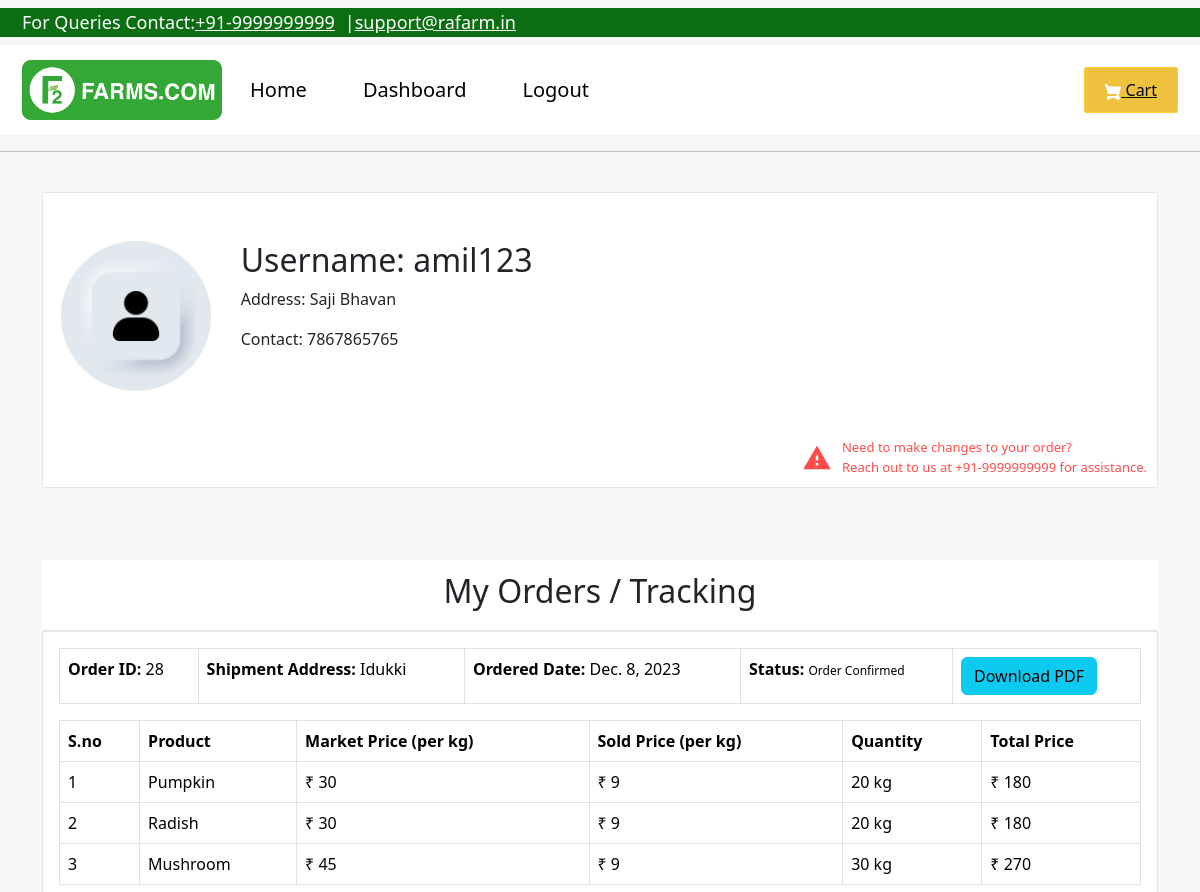
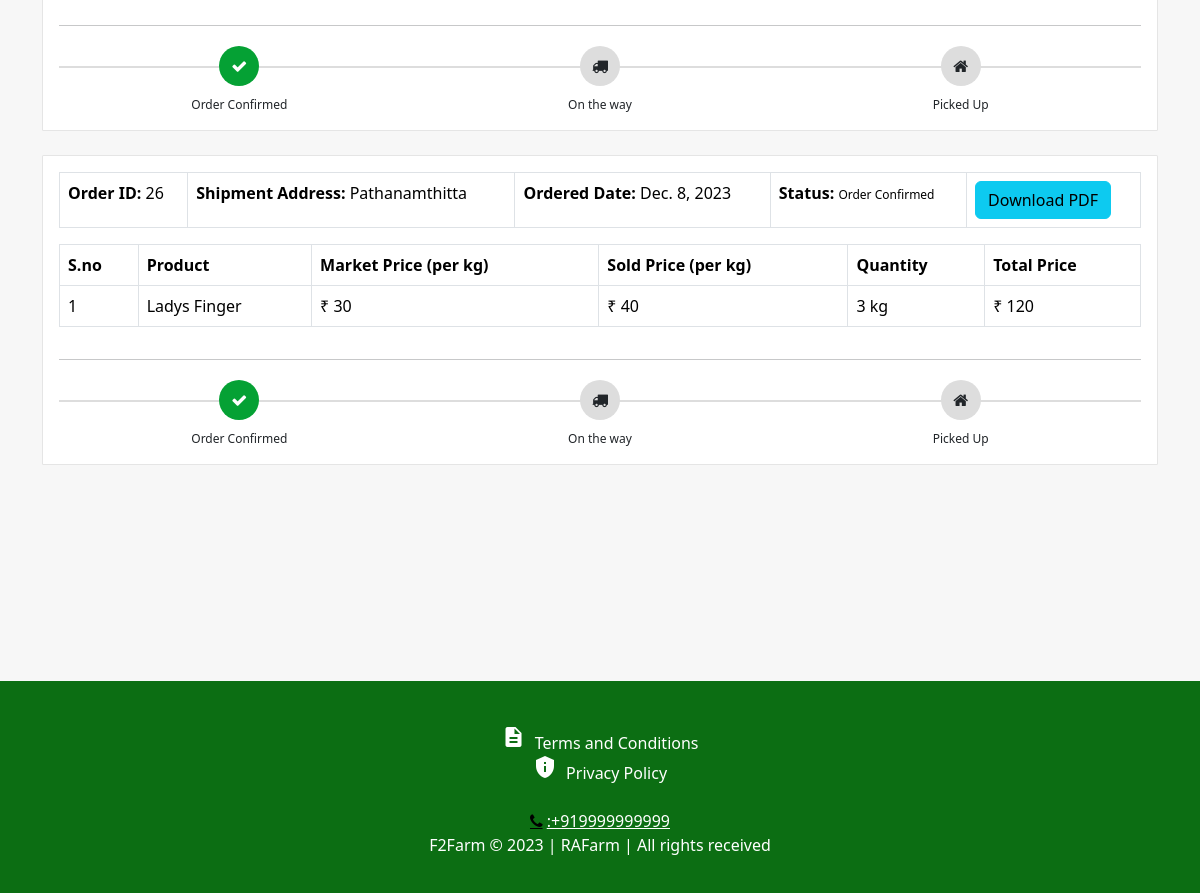
The app's page /seller-order (signed in) with its own data (2 pictures, top to bottom).
### F2FarmApp/models.py (models this page shows, shortened)
class Customer(models.Model):
    USER_TYPE_CHOICES = [
         ('customer', 'Customer'),
        ('seller', 'Seller'),
    ]
    user=models.OneToOneField(User,on_delete=models.CASCADE)
    profile_pic= models.ImageField(upload_to='profile_pic/CustomerProfilePic/',null=True,blank=True)
    address = models.CharField(max_length=40)
    mobile = models.CharField(max_length=20,null=False)
    user_type = models.CharField(max_length=10, choices=USER_TYPE_CHOICES, default='customer')

class SellerOrders(models.Model):
    STATUS =(
        ('Pending','Pending'),
        ('Order Confirmed','Order Confirmed'),
        ('Picked Up','Picked Up'),
    )
    seller=models.ForeignKey('Customer', on_delete=models.CASCADE,null=True)
    product=models.ForeignKey('Product',on_delete=models.CASCADE,null=True)
    email = models.CharField(max_length=50,null=True)
    address = models.CharField(max_length=500,null=True)
    mobile = models.CharField(max_length=20,null=True)
    order_date= models.DateField(auto_now_add=True,null=True)
    status=models.CharField(max_length=50,null=True,choices=STATUS)

class Product(models.Model):
    name=models.CharField(max_length=40)
    product_image= models.ImageField(upload_to='product_image/',null=True,blank=True)
    price = models.PositiveIntegerField()
    quantity = models.PositiveIntegerField(default=20)
    description=models.CharField(max_length=40)

class SellerCartProduct(models.Model):
    cart = models.ForeignKey(sellercart, on_delete=models.CASCADE)
    product = models.ForeignKey(Product, on_delete=models.CASCADE)
    rate = models.PositiveIntegerField()
    quantity = models.PositiveIntegerField()
    subtotal = models.PositiveIntegerField(default=0)
    grade = models.CharField(max_length=500,null=True)

### F2FarmApp/views.py (the view)
# urls.py: path('seller-order', views.seller_order_view,name='seller-order'),
@login_required(login_url='customerlogin')
@user_passes_test(is_seller)
def seller_order_view(request):
    seller = models.Customer.objects.get(user_id=request.user.id)
    orders = models.SellerOrders.objects.filter(seller=seller).order_by('-id')  # Order by id in descending order
    ordered_products = []
    for order in orders:
        cart_products = models.SellerCartProduct.objects.filter(cart=order.cart)
        products = []
        for cart_product in cart_products:
            product_info = {
                'name': cart_product.product.name,
                'description': cart_product.product.description,
                'price': cart_product.product.price,
                'quantity': cart_product.quantity,
                'subtotal': cart_product.subtotal,
                'grade': cart_product.grade,
            }
            products.append(product_info)
        ordered_products.append({
            'order': order,
            'products': products,
        })
    return render(request, 'ecom/seller_order.html', {'data': ordered_products,'customer':seller})

### F2FarmApp/views.py (called while the page is built)
def is_seller(user):
    return user.groups.filter(name='SELLER').exists()

### F2FarmApp/templates/ecom/seller_order.html (shortened to what this page needs)
{% extends 'ecom/seller_base.html' %}
{% load static %} {% block content %}
<br />
<div class="container">
  <article class="card">
    <div class="container profile-container"><br><br>
      <div class="row">
        <div class="col-sm-2 col-md-2">
          <img src="{% static 'images/istockphoto-1316420668-612x612.jpg' %}" alt="profile pic" class="profile-pic img-responsive">
        </div>
        <div class="col-sm-4 col-md-4 profile-details">
          <h2>Username: {{ request.user }}</h2>
          <blockquote>
            <p>Address: {{ customer.address }} </p>
          </blockquote>
          <p>Contact: {{ customer.mobile }}</p>
        </div>
      </div>
    </div>
  <br><br><br><br>
  <div style="position: absolute; bottom: 10px; right: 10px; color: #FF0000B4; font-size: 13px; ">
    <span style="display: flex; align-items: center;font-weight: 500;">
      <i class="material-icons" style="margin-right: 10px; font-size: 30px;">warning</i>
      <span>
        Need to make changes to your order?<br>
        Reach out to us at +91-9999999999 for assistance.<br>
      </span>
    </span>
  </div>
  </article>
  <br><br><br>
  <header class="card-header" style="text-align: center; font-size: 21px">
    <h2>My Orders / Tracking</h2>
  </header>
  {% for order_data in data %}
  <article class="card">
    <div class="card-body">
      <div class="table-responsive">
        <table class="table table-bordered mb-3">
          <tbody>
            <tr>
              <td><strong>Order ID:</strong> {{ order_data.order.id }}</td>
              <td><strong>Shipment Address:</strong> {{ order_data.order.address }}</td>
              <td><strong>Ordered Date:</strong> {{ order_data.order.order_date }}</td>
              <td><strong>Status:</strong>
                {% if order_data.order.status == 'Pending' %}
                  <span class="label label-info" style="font-size: 12px; border-radius: 30px">{{ order_data.order.status }}</span>
                {% elif order_data.order.status == 'Delivered' %}
                  <span class="label label-success" style="font-size: 12px; border-radius: 30px">{{ order_data.order.status }}</span>
                {% elif order_data.order.status == 'Out for Delivery' %}
                  <span class="label label-default" style="font-size: 12px; border-radius: 30px">{{ order_data.order.status }}</span>
                {% else %}
                  <span class="label label-primary" style="font-size: 12px; border-radius: 30px">{{ order_data.order.status }}</span>
                {% endif %}
              </td>
              <td>
                <a class="btn btn-info btn-xs" href="{% url 'seller-pdf' order_id=order_data.order.id %}">
                   Download PDF
                </a>
              </td>
            </tr>
          </tbody>
        </table>
        <table class="table table-bordered">
          <thead>
            <tr>
              <th>S.no</th>
              <th>Product</th>
              <th>Market Price (per kg)</th>
              <th>Sold Price (per kg)</th>
              <th>Quantity</th>
              <th>Total Price</th>
            </tr>
          </thead>
          <tbody>
            {% for product in order_data.products %}
            <tr>
              <td>{{ forloop.counter }}</td>
              <td>{{ product.name }}</td>
              <td>₹ {{ product.price }}</td>
              <td>₹ {{ product.grade }}</td>
              <td>{{ product.quantity }} kg</td>
              <td>₹ {{ product.subtotal }}</td>
            </tr>
            {% endfor %}
          </tbody>
        </table>
      </div>
      <hr />
      <div class="track">
        <div class="step {% if order_data.order.status == 'Order Confirmed' %}active{% endif %}">
          <span class="icon icon-check"></span>
          <span class="text"> Order Confirmed</span>
        </div>
        <div class="step {% if order_data.order.status == 'Out for Delivery' %}active{% endif %}">
          <span class="icon icon-truck"></span>
          <span class="text"> On the way </span>
        </div>
        <div class="step {% if order_data.order.status == 'Delivered' %}active{% endif %}">
          <span class="icon icon-home"></span>
          <span class="text">Picked Up</span>
        </div>
      </div>
    </div>
  </article>
  <br />
  {%endfor%}
</div>
<br /><br /><br /><br /><br />
{% endblock content %}

### F2FarmApp/templates/ecom/seller_base.html (style rules this page uses)
body { background-color: #FFFFFF; margin: 0; padding: 0; box-sizing: border-box; }
body { margin: 0; padding: 0; }

### F2FarmApp/templates/ecom/seller_order.html (style rules this page uses)
body { background-color: #f7f7f7; }
.container { margin-top: 0px; margin-bottom: 0px; }
.card { position: relative; display: -webkit-box; display: -ms-flexbox; display: flex; -webkit-box-orient: vertical; -webkit-box-direction: normal; -ms-flex-direction: column; flex-direction: column; min-width: 0; word-wrap: break-word; background-color: #fff; background-clip: border-box; border: 1px solid rgba(0, 0, 0, 0.1); border-radius: 0.1rem; }
.card-header { padding: 0.75rem 1.25rem; margin-bottom: 0; background-color: #fff; border-bottom: 1px solid rgba(0, 0, 0, 0.1); }
.track { display: flex; justify-content: space-between; align-items: center; margin-top: 20px; }
.step { flex: 1; display: flex; flex-direction: column; align-items: center; position: relative; }
.icon { width: 40px; height: 40px; line-height: 40px; border-radius: 50%; background-color: #ddd; display: flex; justify-content: center; align-items: center; z-index: 2; }
.step.active .icon { background: #05a134; color: #fff; }
.text { margin-top: 10px; font-size: 12px; text-align: center; }
.icon-check::before { content: "\f00c"; font-family: "FontAwesome"; }
.icon-truck::before { content: "\f0d1"; font-family: "FontAwesome"; }
.icon-home::before { content: "\f015"; font-family: "FontAwesome"; }
p { margin-top: 0; margin-bottom: 1rem; }
.profile-pic { width: 150px; height: 150px; border-radius: 50%; margin: 0 auto; display: block; }

### records on screen
Customer: address "Saji Bhavan", mobile "7867865765"
SellerOrders: order.id "28", order.address "Idukki", order.order_date "Dec. 8, 2023", order.status "Order Confirmed", price "30" "30", grade "9" "9", quantity "20" "20", subtotal "180" "180"
Product: name "Pumpkin"
Product: name "Radish"
SellerCartProduct: name "Mushroom", price "45", grade "9", quantity "30", subtotal "270"
SellerOrders: order.id "26", order.address "Pathanamthitta", order.order_date "Dec. 8, 2023", order.status "Order Confirmed", price "30", quantity "3", subtotal "120"
Product: name "Ladys Finger"
SellerCartProduct: grade "40"

### other values on screen
{{ request.user }} "amil123"
